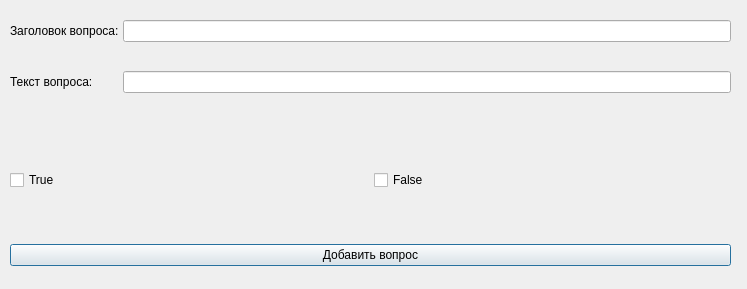
<?xml version="1.0" encoding="UTF-8"?>
<ui version="4.0">
 <class>DialogTrueFalse</class>
 <widget class="QDialog" name="DialogTrueFalse">
  <property name="geometry">
   <rect>
    <x>0</x>
    <y>0</y>
    <width>747</width>
    <height>289</height>
   </rect>
  </property>
  <property name="windowTitle">
   <string>Dialog</string>
  </property>
  <widget class="QWidget" name="formLayoutWidget">
   <property name="geometry">
    <rect>
     <x>10</x>
     <y>20</y>
     <width>721</width>
     <height>131</height>
    </rect>
   </property>
   <layout class="QFormLayout" name="formLayout">
    <property name="sizeConstraint">
     <enum>QLayout::SetMaximumSize</enum>
    </property>
    <property name="fieldGrowthPolicy">
     <enum>QFormLayout::ExpandingFieldsGrow</enum>
    </property>
    <property name="horizontalSpacing">
     <number>4</number>
    </property>
    <property name="verticalSpacing">
     <number>29</number>
    </property>
    <item row="0" column="0">
     <widget class="QLabel" name="label">
      <property name="text">
       <string>Заголовок вопроса:</string>
      </property>
     </widget>
    </item>
    <item row="0" column="1">
     <widget class="QLineEdit" name="lineEdit"/>
    </item>
    <item row="1" column="0">
     <widget class="QLabel" name="label_2">
      <property name="text">
       <string>Текст вопроса:</string>
      </property>
     </widget>
    </item>
    <item row="1" column="1">
     <widget class="QLineEdit" name="lineEdit_2"/>
    </item>
   </layout>
  </widget>
  <widget class="QWidget" name="verticalLayoutWidget">
   <property name="geometry">
    <rect>
     <x>10</x>
     <y>230</y>
     <width>721</width>
     <height>51</height>
    </rect>
   </property>
   <layout class="QVBoxLayout" name="verticalLayout">
    <item>
     <widget class="QPushButton" name="pushButton">
      <property name="text">
       <string>Добавить вопрос</string>
      </property>
     </widget>
    </item>
   </layout>
  </widget>
  <widget class="QWidget" name="horizontalLayoutWidget">
   <property name="geometry">
    <rect>
     <x>10</x>
     <y>150</y>
     <width>721</width>
     <height>61</height>
    </rect>
   </property>
   <layout class="QHBoxLayout" name="horizontalLayout">
    <item>
     <widget class="QCheckBox" name="checkBox_2">
      <property name="sizePolicy">
       <sizepolicy hsizetype="Minimum" vsizetype="Fixed">
        <horstretch>0</horstretch>
        <verstretch>0</verstretch>
       </sizepolicy>
      </property>
      <property name="text">
       <string>True</string>
      </property>
     </widget>
    </item>
    <item>
     <widget class="QCheckBox" name="checkBox">
      <property name="text">
       <string>False</string>
      </property>
      <property name="iconSize">
       <size>
        <width>16</width>
        <height>16</height>
       </size>
      </property>
     </widget>
    </item>
   </layout>
  </widget>
 </widget>
 <resources/>
 <connections/>
</ui>
